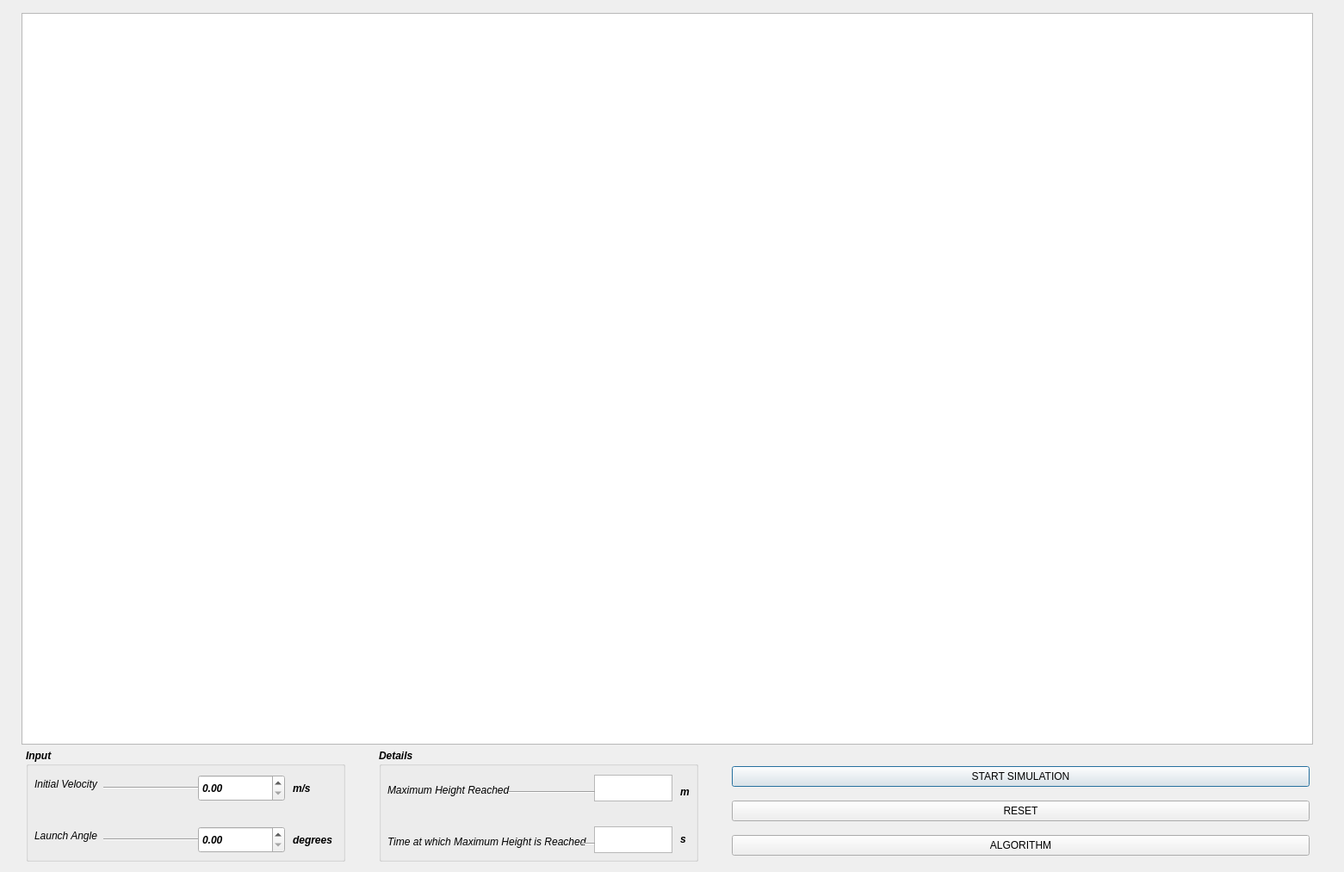
<?xml version="1.0" encoding="UTF-8"?>
<ui version="4.0">
 <class>engine</class>
 <widget class="QDialog" name="engine">
  <property name="geometry">
   <rect>
    <x>0</x>
    <y>0</y>
    <width>1561</width>
    <height>1013</height>
   </rect>
  </property>
  <property name="windowTitle">
   <string>engine</string>
  </property>
  <widget class="QGraphicsView" name="graphicsView">
   <property name="geometry">
    <rect>
     <x>25</x>
     <y>15</y>
     <width>1500</width>
     <height>850</height>
    </rect>
   </property>
   <property name="sizePolicy">
    <sizepolicy hsizetype="Fixed" vsizetype="Fixed">
     <horstretch>0</horstretch>
     <verstretch>0</verstretch>
    </sizepolicy>
   </property>
  </widget>
  <widget class="QPushButton" name="pushButton">
   <property name="geometry">
    <rect>
     <x>850</x>
     <y>890</y>
     <width>671</width>
     <height>24</height>
    </rect>
   </property>
   <property name="text">
    <string>START SIMULATION</string>
   </property>
  </widget>
  <widget class="QGroupBox" name="groupBox">
   <property name="geometry">
    <rect>
     <x>30</x>
     <y>870</y>
     <width>371</width>
     <height>131</height>
    </rect>
   </property>
   <property name="font">
    <font>
     <italic>true</italic>
     <bold>true</bold>
    </font>
   </property>
   <property name="title">
    <string>Input</string>
   </property>
   <widget class="Line" name="line">
    <property name="geometry">
     <rect>
      <x>90</x>
      <y>30</y>
      <width>111</width>
      <height>31</height>
     </rect>
    </property>
    <property name="orientation">
     <enum>Qt::Horizontal</enum>
    </property>
   </widget>
   <widget class="QDoubleSpinBox" name="initialvelocity">
    <property name="geometry">
     <rect>
      <x>200</x>
      <y>30</y>
      <width>101</width>
      <height>31</height>
     </rect>
    </property>
   </widget>
   <widget class="QLabel" name="label">
    <property name="geometry">
     <rect>
      <x>10</x>
      <y>30</y>
      <width>121</width>
      <height>21</height>
     </rect>
    </property>
    <property name="font">
     <font>
      <italic>true</italic>
      <bold>false</bold>
     </font>
    </property>
    <property name="text">
     <string>Initial Velocity</string>
    </property>
   </widget>
   <widget class="QLabel" name="label_2">
    <property name="geometry">
     <rect>
      <x>10</x>
      <y>90</y>
      <width>121</width>
      <height>21</height>
     </rect>
    </property>
    <property name="font">
     <font>
      <italic>true</italic>
      <bold>false</bold>
     </font>
    </property>
    <property name="text">
     <string>Launch Angle</string>
    </property>
   </widget>
   <widget class="Line" name="line_2">
    <property name="geometry">
     <rect>
      <x>90</x>
      <y>90</y>
      <width>111</width>
      <height>31</height>
     </rect>
    </property>
    <property name="orientation">
     <enum>Qt::Horizontal</enum>
    </property>
   </widget>
   <widget class="QDoubleSpinBox" name="launchangle">
    <property name="geometry">
     <rect>
      <x>200</x>
      <y>90</y>
      <width>101</width>
      <height>31</height>
     </rect>
    </property>
   </widget>
   <widget class="QLabel" name="label_3">
    <property name="geometry">
     <rect>
      <x>310</x>
      <y>30</y>
      <width>21</width>
      <height>31</height>
     </rect>
    </property>
    <property name="text">
     <string>m/s</string>
    </property>
   </widget>
   <widget class="QLabel" name="label_4">
    <property name="geometry">
     <rect>
      <x>310</x>
      <y>90</y>
      <width>51</width>
      <height>31</height>
     </rect>
    </property>
    <property name="text">
     <string>degrees</string>
    </property>
   </widget>
  </widget>
  <widget class="QGroupBox" name="groupBox_2">
   <property name="geometry">
    <rect>
     <x>440</x>
     <y>870</y>
     <width>371</width>
     <height>131</height>
    </rect>
   </property>
   <property name="font">
    <font>
     <italic>true</italic>
     <bold>true</bold>
    </font>
   </property>
   <property name="title">
    <string>Details</string>
   </property>
   <widget class="QLabel" name="label_5">
    <property name="geometry">
     <rect>
      <x>10</x>
      <y>40</y>
      <width>161</width>
      <height>16</height>
     </rect>
    </property>
    <property name="font">
     <font>
      <italic>true</italic>
      <bold>false</bold>
     </font>
    </property>
    <property name="text">
     <string>Maximum Height Reached</string>
    </property>
   </widget>
   <widget class="QLabel" name="label_6">
    <property name="geometry">
     <rect>
      <x>10</x>
      <y>100</y>
      <width>231</width>
      <height>16</height>
     </rect>
    </property>
    <property name="font">
     <font>
      <italic>true</italic>
      <bold>false</bold>
     </font>
    </property>
    <property name="text">
     <string>Time at which Maximum Height is Reached</string>
    </property>
   </widget>
   <widget class="QTextBrowser" name="textBrowser">
    <property name="geometry">
     <rect>
      <x>250</x>
      <y>30</y>
      <width>91</width>
      <height>31</height>
     </rect>
    </property>
   </widget>
   <widget class="QTextBrowser" name="textBrowser_2">
    <property name="geometry">
     <rect>
      <x>250</x>
      <y>90</y>
      <width>91</width>
      <height>31</height>
     </rect>
    </property>
   </widget>
   <widget class="QLabel" name="label_7">
    <property name="geometry">
     <rect>
      <x>350</x>
      <y>40</y>
      <width>21</width>
      <height>20</height>
     </rect>
    </property>
    <property name="text">
     <string>m</string>
    </property>
   </widget>
   <widget class="QLabel" name="label_8">
    <property name="geometry">
     <rect>
      <x>350</x>
      <y>89</y>
      <width>20</width>
      <height>31</height>
     </rect>
    </property>
    <property name="text">
     <string>s</string>
    </property>
   </widget>
   <widget class="Line" name="line_3">
    <property name="geometry">
     <rect>
      <x>150</x>
      <y>35</y>
      <width>101</width>
      <height>31</height>
     </rect>
    </property>
    <property name="orientation">
     <enum>Qt::Horizontal</enum>
    </property>
   </widget>
   <widget class="Line" name="line_4">
    <property name="geometry">
     <rect>
      <x>235</x>
      <y>90</y>
      <width>16</width>
      <height>41</height>
     </rect>
    </property>
    <property name="orientation">
     <enum>Qt::Horizontal</enum>
    </property>
   </widget>
  </widget>
  <widget class="QPushButton" name="pushButton_2">
   <property name="geometry">
    <rect>
     <x>850</x>
     <y>930</y>
     <width>671</width>
     <height>24</height>
    </rect>
   </property>
   <property name="text">
    <string>RESET</string>
   </property>
  </widget>
  <widget class="QPushButton" name="pushButton_3">
   <property name="geometry">
    <rect>
     <x>850</x>
     <y>970</y>
     <width>671</width>
     <height>24</height>
    </rect>
   </property>
   <property name="text">
    <string>ALGORITHM</string>
   </property>
  </widget>
 </widget>
 <resources/>
 <connections/>
</ui>
